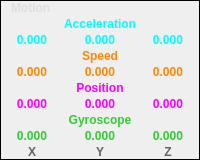
         <widget class="QFrame" name="frameMotion">
          <property name="sizePolicy">
           <sizepolicy hsizetype="Expanding" vsizetype="Preferred">
            <horstretch>0</horstretch>
            <verstretch>0</verstretch>
           </sizepolicy>
          </property>
          <property name="styleSheet">
           <string notr="true">QWidget#frameMotion{
border: 2px solid rgb(150, 150, 150);
border-radius: 5px;
background-color: rgb(57, 63, 68);
}</string>
          </property>
          <property name="frameShape">
           <enum>QFrame::Panel</enum>
          </property>
          <property name="frameShadow">
           <enum>QFrame::Plain</enum>
          </property>
          <property name="lineWidth">
           <number>1</number>
          </property>
          <layout class="QGridLayout" name="gridLayout_4">
           <property name="leftMargin">
            <number>0</number>
           </property>
           <property name="topMargin">
            <number>0</number>
           </property>
           <property name="rightMargin">
            <number>0</number>
           </property>
           <property name="bottomMargin">
            <number>0</number>
           </property>
           <property name="horizontalSpacing">
            <number>6</number>
           </property>
           <property name="verticalSpacing">
            <number>2</number>
           </property>
           <item row="3" column="2">
            <widget class="QLabel" name="labelAccZ">
             <property name="styleSheet">
              <string notr="true">font: 13pt &quot;Siemens Sans&quot;;
font-weight: bold;
color: rgb(79, 216, 218);
background-color: transparent;
color: rgb(0, 255, 255);</string>
             </property>
             <property name="text">
              <string>0.000</string>
             </property>
             <property name="alignment">
              <set>Qt::AlignCenter</set>
             </property>
            </widget>
           </item>
           <item row="6" column="0" colspan="3">
            <widget class="QLabel" name="labelPosition">
             <property name="sizePolicy">
              <sizepolicy hsizetype="Preferred" vsizetype="Preferred">
               <horstretch>0</horstretch>
               <verstretch>0</verstretch>
              </sizepolicy>
             </property>
             <property name="styleSheet">
              <string notr="true">font: 13pt &quot;Siemens Sans&quot;;
font-weight: bold;
color: rgb(192, 76, 216);
background-color: transparent;
color: rgb(255, 0, 255);</string>
             </property>
             <property name="text">
              <string>Position</string>
             </property>
             <property name="alignment">
              <set>Qt::AlignCenter</set>
             </property>
            </widget>
           </item>
           <item row="10" column="0">
            <widget class="QLabel" name="labelGyroX">
             <property name="styleSheet">
              <string notr="true">font: 13pt &quot;Siemens Sans&quot;;
font-weight: bold;
color: rgb(222, 223, 225);
background-color: transparent;
color: rgb(50, 205, 50);</string>
             </property>
             <property name="text">
              <string>0.000</string>
             </property>
             <property name="alignment">
              <set>Qt::AlignCenter</set>
             </property>
            </widget>
           </item>
           <item row="7" column="0">
            <widget class="QLabel" name="labelPosX">
             <property name="styleSheet">
              <string notr="true">font: 13pt &quot;Siemens Sans&quot;;
font-weight: bold;
color: rgb(192, 76, 216);
background-color: transparent;
color: rgb(255, 0, 255);</string>
             </property>
             <property name="text">
              <string>0.000</string>
             </property>
             <property name="alignment">
              <set>Qt::AlignCenter</set>
             </property>
            </widget>
           </item>
           <item row="13" column="1">
            <widget class="QLabel" name="labelY">
             <property name="styleSheet">
              <string notr="true">font: 13pt &quot;Siemens Sans&quot;;
font-weight: bold;
color: rgb(96, 100, 103);
background-color: transparent;</string>
             </property>
             <property name="text">
              <string>Y</string>
             </property>
             <property name="alignment">
              <set>Qt::AlignCenter</set>
             </property>
            </widget>
           </item>
           <item row="7" column="2">
            <widget class="QLabel" name="labelPosZ">
             <property name="styleSheet">
              <string notr="true">font: 13pt &quot;Siemens Sans&quot;;
font-weight: bold;
color: rgb(192, 76, 216);
background-color: transparent;
color: rgb(255, 0, 255);</string>
             </property>
             <property name="text">
              <string>0.000</string>
             </property>
             <property name="alignment">
              <set>Qt::AlignCenter</set>
             </property>
            </widget>
           </item>
           <item row="7" column="1">
            <widget class="QLabel" name="labelPosY">
             <property name="styleSheet">
              <string notr="true">font: 13pt &quot;Siemens Sans&quot;;
font-weight: bold;
color: rgb(192, 76, 216);
background-color: transparent;
color: rgb(255, 0, 255);</string>
             </property>
             <property name="text">
              <string>0.000</string>
             </property>
             <property name="alignment">
              <set>Qt::AlignCenter</set>
             </property>
            </widget>
           </item>
           <item row="13" column="0">
            <widget class="QLabel" name="labelX">
             <property name="styleSheet">
              <string notr="true">font: 13pt &quot;Siemens Sans&quot;;
font-weight: bold;
color: rgb(96, 100, 103);
background-color: transparent;</string>
             </property>
             <property name="text">
              <string>X</string>
             </property>
             <property name="alignment">
              <set>Qt::AlignCenter</set>
             </property>
            </widget>
           </item>
           <item row="5" column="1">
            <widget class="QLabel" name="labelSpeedY">
             <property name="styleSheet">
              <string notr="true">font: 13pt &quot;Siemens Sans&quot;;
font-weight: bold;
color: rgb(225, 104, 81);
background-color: transparent;
color: rgb(255, 136, 0);</string>
             </property>
             <property name="text">
              <string>0.000</string>
             </property>
             <property name="alignment">
              <set>Qt::AlignCenter</set>
             </property>
            </widget>
           </item>
           <item row="9" column="0" colspan="3">
            <widget class="QLabel" name="labelGyroscope">
             <property name="sizePolicy">
              <sizepolicy hsizetype="Preferred" vsizetype="Preferred">
               <horstretch>0</horstretch>
               <verstretch>0</verstretch>
              </sizepolicy>
             </property>
             <property name="styleSheet">
              <string notr="true">font: 13pt &quot;Siemens Sans&quot;;
font-weight: bold;
color: rgb(222, 223, 225);
background-color: transparent;
color: rgb(50, 205, 50);</string>
             </property>
             <property name="text">
              <string>Gyroscope</string>
             </property>
             <property name="alignment">
              <set>Qt::AlignCenter</set>
             </property>
            </widget>
           </item>
           <item row="4" column="0" colspan="3">
            <widget class="QLabel" name="labelSpeed">
             <property name="sizePolicy">
              <sizepolicy hsizetype="Preferred" vsizetype="Preferred">
               <horstretch>0</horstretch>
               <verstretch>0</verstretch>
              </sizepolicy>
             </property>
             <property name="styleSheet">
              <string notr="true">font: 13pt &quot;Siemens Sans&quot;;
font-weight: bold;
color: rgb(225, 104, 81);
background-color: transparent;

color: rgb(255, 136, 0);</string>
             </property>
             <property name="text">
              <string>Speed</string>
             </property>
             <property name="alignment">
              <set>Qt::AlignCenter</set>
             </property>
            </widget>
           </item>
           <item row="0" column="0" colspan="3">
            <widget class="QLabel" name="labelMotion">
             <property name="styleSheet">
              <string notr="true">font: 13pt &quot;Siemens Sans&quot;;
font-weight: bold;
color: rgb(222, 223, 225);
background-color: transparent;</string>
             </property>
             <property name="text">
              <string>Motion</string>
             </property>
             <property name="indent">
              <number>10</number>
             </property>
            </widget>
           </item>
           <item row="1" column="0" colspan="3">
            <widget class="QLabel" name="labelAcceleration">
             <property name="styleSheet">
              <string notr="true">font: 13pt &quot;Siemens Sans&quot;;
font-weight: bold;
color: rgb(79, 216, 218);
background-color: transparent;
color: rgb(0, 255, 255);</string>
             </property>
             <property name="text">
              <string>Acceleration</string>
             </property>
             <property name="alignment">
              <set>Qt::AlignCenter</set>
             </property>
            </widget>
           </item>
           <item row="3" column="0">
            <widget class="QLabel" name="labelAccX">
             <property name="styleSheet">
              <string notr="true">font: 13pt &quot;Siemens Sans&quot;;
font-weight: bold;
color: rgb(79, 216, 218);
background-color: transparent;
color: rgb(0, 255, 255);</string>
             </property>
             <property name="text">
              <string>0.000</string>
             </property>
             <property name="alignment">
              <set>Qt::AlignCenter</set>
             </property>
            </widget>
           </item>
           <item row="13" column="2">
            <widget class="QLabel" name="labelZ">
             <property name="styleSheet">
              <string notr="true">font: 13pt &quot;Siemens Sans&quot;;
font-weight: bold;
color: rgb(96, 100, 103);
background-color: transparent;</string>
             </property>
             <property name="text">
              <string>Z</string>
             </property>
             <property name="alignment">
              <set>Qt::AlignCenter</set>
             </property>
            </widget>
           </item>
           <item row="3" column="1">
            <widget class="QLabel" name="labelAccY">
             <property name="styleSheet">
              <string notr="true">font: 13pt &quot;Siemens Sans&quot;;
font-weight: bold;
color: rgb(79, 216, 218);
background-color: transparent;
color: rgb(0, 255, 255);</string>
             </property>
             <property name="text">
              <string>0.000</string>
             </property>
             <property name="alignment">
              <set>Qt::AlignCenter</set>
             </property>
            </widget>
           </item>
           <item row="5" column="2">
            <widget class="QLabel" name="labelSpeedZ">
             <property name="styleSheet">
              <string notr="true">font: 13pt &quot;Siemens Sans&quot;;
font-weight: bold;
color: rgb(225, 104, 81);
background-color: transparent;

color: rgb(255, 136, 0);</string>
             </property>
             <property name="text">
              <string>0.000</string>
             </property>
             <property name="alignment">
              <set>Qt::AlignCenter</set>
             </property>
            </widget>
           </item>
           <item row="10" column="2">
            <widget class="QLabel" name="labelGyroZ">
             <property name="styleSheet">
              <string notr="true">font: 13pt &quot;Siemens Sans&quot;;
font-weight: bold;
color: rgb(222, 223, 225);
background-color: transparent;
color: rgb(50, 205, 50);</string>
             </property>
             <property name="frameShape">
              <enum>QFrame::NoFrame</enum>
             </property>
             <property name="text">
              <string>0.000</string>
             </property>
             <property name="alignment">
              <set>Qt::AlignCenter</set>
             </property>
            </widget>
           </item>
           <item row="5" column="0">
            <widget class="QLabel" name="labelSpeedX">
             <property name="styleSheet">
              <string notr="true">font: 13pt &quot;Siemens Sans&quot;;
font-weight: bold;
color: rgb(225, 104, 81);
background-color: transparent;

color: rgb(255, 136, 0);</string>
             </property>
             <property name="text">
              <string>0.000</string>
             </property>
             <property name="alignment">
              <set>Qt::AlignCenter</set>
             </property>
            </widget>
           </item>
           <item row="10" column="1">
            <widget class="QLabel" name="labelGyroY">
             <property name="styleSheet">
              <string notr="true">font: 13pt &quot;Siemens Sans&quot;;
font-weight: bold;
color: rgb(222, 223, 225);
background-color: transparent;
color: rgb(50, 205, 50);</string>
             </property>
             <property name="text">
              <string>0.000</string>
             </property>
             <property name="alignment">
              <set>Qt::AlignCenter</set>
             </property>
            </widget>
           </item>
          </layout>
         </widget>
